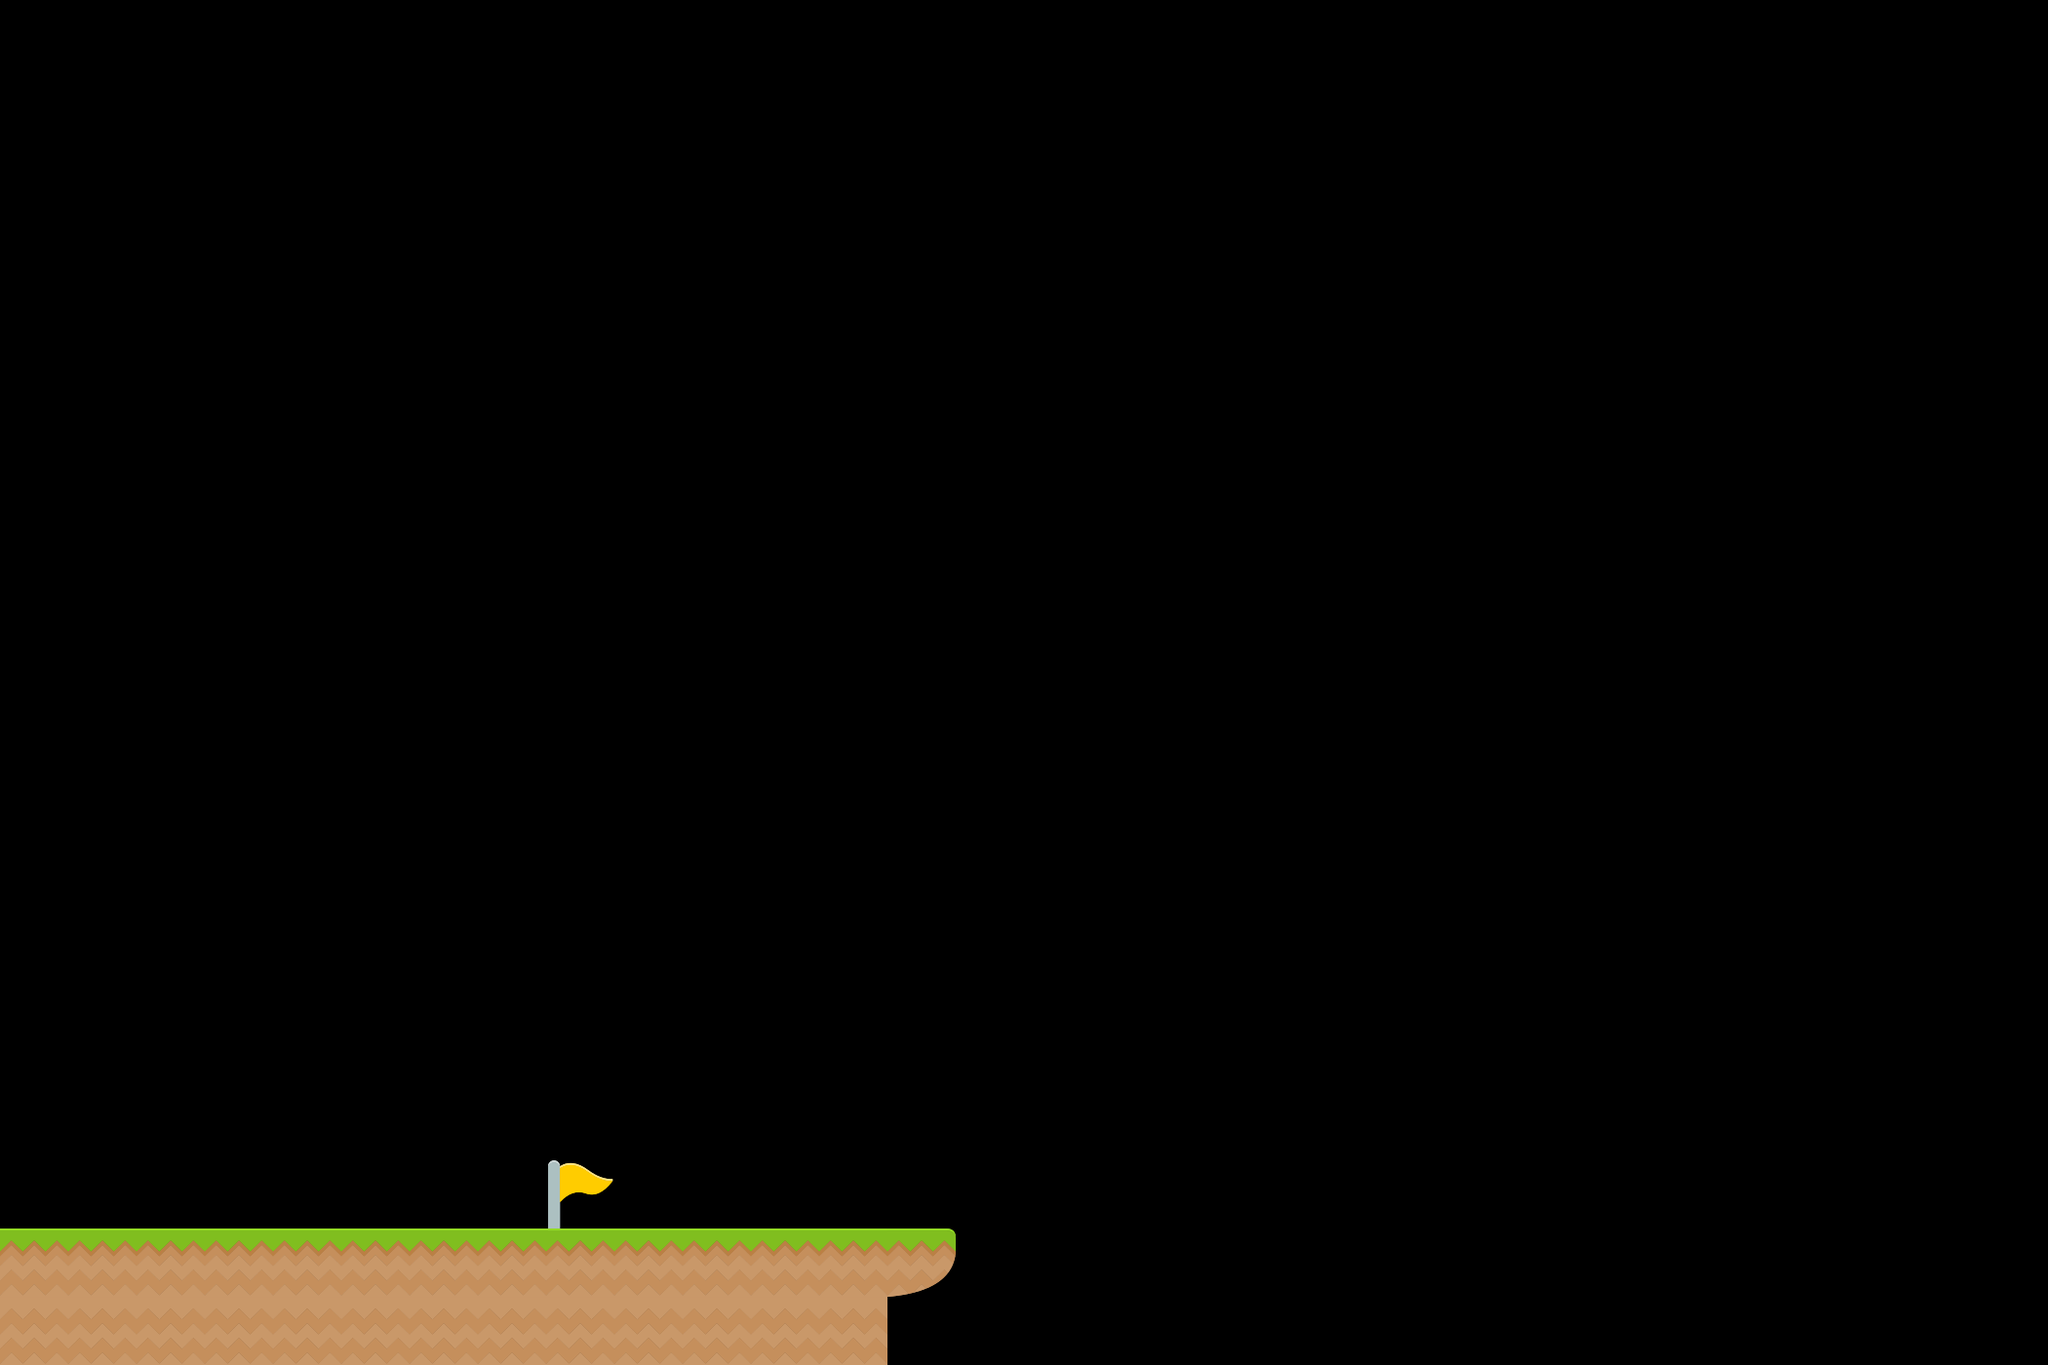

This is a level from a 2D game, rendered from its Tiled map with the project's own tilesets. A one-line summary and the complete map file follow:
An orthogonal 30x20 tile map with 70x70 px tiles, 1 tile layer (Calque de Tuiles 1) and 4 objects (DialogTest, mainPlayer).

<map version="1.10" tiledversion="1.11.0" orientation="orthogonal" renderorder="right-down" width="30" height="20" tilewidth="70" tileheight="70" infinite="0" nextlayerid="5" nextobjectid="10">
 <tileset firstgid="1" source="tileset.tsx" />
 <layer id="1" name="Calque de Tuiles 1" width="30" height="20">
  <data encoding="csv">
0,0,0,0,0,0,0,0,0,0,0,0,0,0,0,0,0,0,0,0,0,0,0,0,0,0,0,0,0,0,
0,0,0,0,0,0,0,0,0,0,0,0,0,0,0,0,0,0,0,0,0,0,0,0,0,0,0,0,0,0,
0,0,0,0,0,0,0,0,0,0,0,0,0,0,0,0,0,0,0,0,0,0,0,0,0,0,0,0,0,0,
0,0,0,0,0,0,0,0,0,0,0,0,0,0,0,0,0,0,0,0,0,0,0,0,0,0,0,0,0,0,
0,0,0,0,0,0,0,0,0,0,0,0,0,0,0,0,0,0,0,0,0,0,0,0,0,0,0,0,0,0,
0,0,0,0,0,0,0,0,0,0,0,0,0,0,0,0,0,0,0,0,0,0,0,0,0,0,0,0,0,0,
0,0,0,0,0,0,0,0,0,0,0,0,0,0,0,0,0,0,0,0,0,0,0,0,0,0,0,0,0,0,
0,0,0,0,0,0,0,0,0,0,0,0,0,0,0,0,0,0,0,0,0,0,0,0,0,0,0,0,0,0,
0,0,0,0,0,0,0,0,0,0,0,0,0,0,0,0,0,0,0,0,0,0,0,0,0,0,0,0,0,0,
0,0,0,0,0,0,0,0,0,0,0,0,0,0,0,0,0,0,0,0,0,0,0,0,0,0,0,0,0,0,
0,0,0,0,0,0,0,0,0,0,0,0,0,0,0,0,0,0,0,0,0,0,0,0,0,0,0,0,0,0,
0,0,0,0,0,0,0,0,0,0,0,0,0,0,0,0,0,0,0,0,0,0,0,0,0,0,0,0,0,0,
0,0,0,0,0,0,0,0,0,0,0,0,0,0,0,0,0,0,0,0,0,0,0,0,0,0,0,0,0,0,
0,0,0,0,0,0,0,0,0,0,0,0,0,0,0,0,0,0,0,0,0,0,0,0,0,0,0,0,0,0,
0,0,0,0,0,0,0,0,0,0,0,0,0,0,0,0,0,0,0,0,0,0,0,0,0,0,0,0,0,0,
0,0,0,0,0,0,0,0,0,0,0,0,0,0,0,0,0,0,0,0,0,0,0,0,0,0,0,0,0,0,
0,0,0,0,0,0,0,0,0,0,0,0,0,0,0,0,0,0,0,0,0,0,0,0,0,0,0,0,0,0,
0,0,0,0,0,0,0,0,208,0,0,0,0,0,0,0,0,0,0,0,0,0,0,0,0,0,0,0,0,0,
75,75,75,75,75,75,75,75,75,75,75,75,75,95,0,0,0,0,0,0,0,0,0,0,0,0,0,0,0,0,
92,92,92,92,92,92,92,92,92,92,92,92,92,0,0,0,0,0,0,0,0,0,0,0,0,0,0,0,0,0
</data>
 </layer>
 <objectgroup id="4" name="Dialog">
  <object id="9" name="DialogTest" x="560" y="1120" width="70" height="70" />
 </objectgroup>
 <objectgroup id="2" name="Collision">
  <object id="1" x="0" y="1260" width="910" height="140" />
  <object id="2" x="910" y="1260" width="70" height="70" />
 </objectgroup>
 <objectgroup color="#00ff00" id="3" name="Player">
  <object id="4" name="mainPlayer" x="140" y="1120" width="35" height="88" />
 </objectgroup>
</map>
